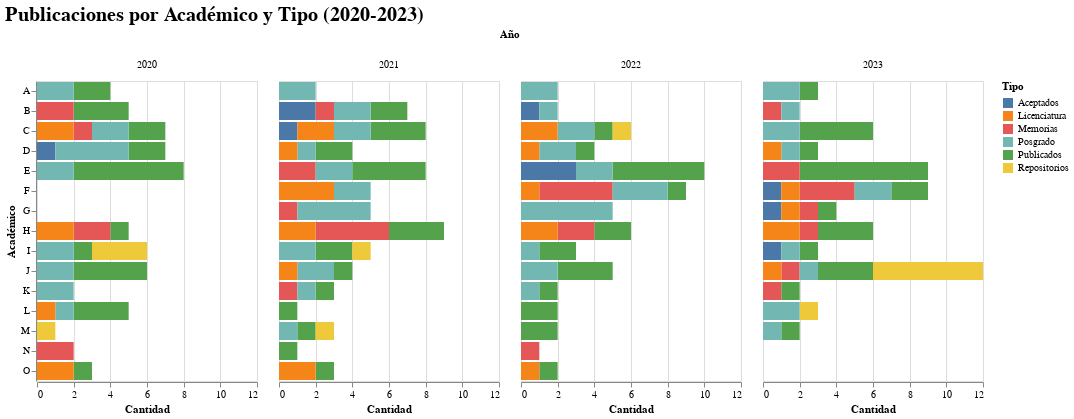

The cell this chart's notebook holds for it:
### Markdown cell above
Segunda propuesta, basada en:
https://altair-viz.github.io/gallery/bar_faceted_stacked.html

Se crea un gráfico de barras apiladas con facetas para cada año, donde se muestran las publicaciones por académico y tipo. Cada tipo de publicación se representa con un color diferente. La distribución de los datos es más clara y se puede observar la cantidad de publicaciones por académico y tipo en cada año.
Además, se puede observar la evolución de las publicaciones a lo largo de los años.

### Code cell
chart = alt.Chart(data).mark_bar().encode(
    column="Año:O",
    x="Cantidad",
    y="Académico",
    color="Tipo",
).properties(width=220,
             title = "Publicaciones por Académico y Tipo (2020-2023)")

chart.configure_title(
    fontSize=20,
    anchor='start',
    color='black',
)

### Figure 1 — Vega-Lite specification as saved in the notebook (floating-point values rounded to 4 significant figures; data arrays with more than 128 entries replaced by an {"elided": "..."} marker saying what was removed)
{"config": {"view": {"continuousWidth": 300, "continuousHeight": 300}, "title": {"anchor": "start", "color": "black", "fontSize": 20}}, "data": {"name": "data-d33916e660d6a3adfb80fe2ad7e9fb6d"}, "mark": {"type": "bar"}, "encoding": {"color": {"field": "Tipo", "type": "nominal"}, "column": {"field": "Año", "type": "ordinal"}, "x": {"field": "Cantidad", "type": "quantitative"}, "y": {"field": "Académico", "type": "nominal"}}, "title": "Publicaciones por Académico y Tipo (2020-2023)", "width": 220, "$schema": "https://vega.github.io/schema/vega-lite/v5.20.1.json", "datasets": {"data-d33916e660d6a3adfb80fe2ad7e9fb6d": {"elided": "360 records"}}}
